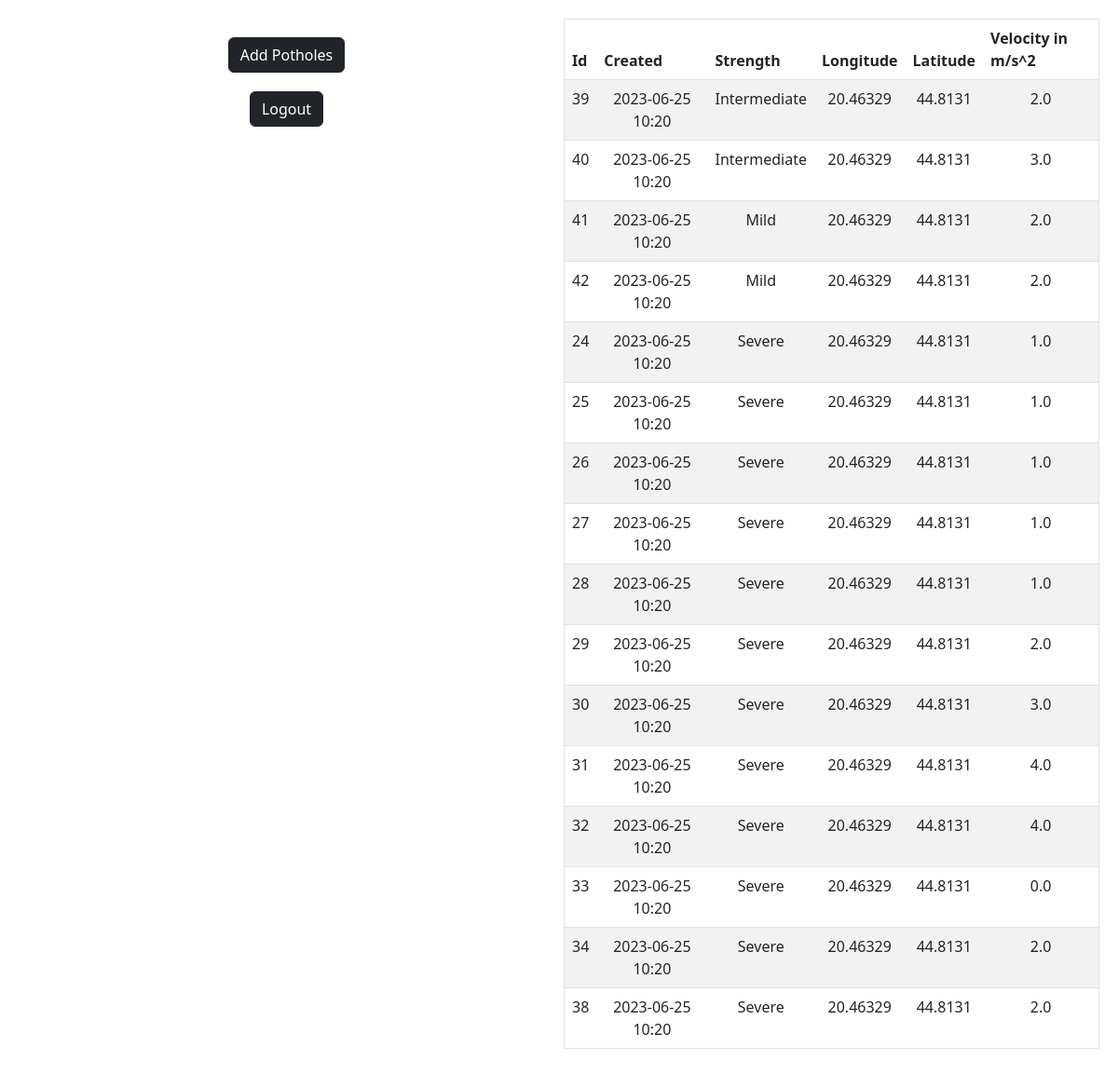
Screenshot of /userpage with the database file from the repository.
### app.py (models this page shows, shortened)
class Pothole(db.Model):
    id = db.Column(db.Integer, primary_key=True)
    longitude = db.Column(db.Float, nullable=False)
    latitude = db.Column(db.Float, nullable=False)
    accel = db.Column(db.Float, nullable=False)
    strength = db.Column(db.String, nullable=False)
    datetime = db.Column(db.DateTime, default=datetime.utcnow)

### app.py (the view)
@app.route('/userpage', methods=['GET','POST'])
def userpage():
    if request.method == 'POST':
        with open('server/accelerometer.txt', 'r') as file1, open('server/gyroscope.txt', 'r') as file2, open('server/location.txt', 'r') as file3:
            for line1, line2, line3 in zip(file1, file2, file3):
                adict = ast.literal_eval(line1)
                gdict = ast.literal_eval(line2)
                ldict = ast.literal_eval(line3)
                if abs(float(gdict['x'])) + abs(float(gdict['y'])) + abs(float(gdict['z'])) > 1.5 and abs(float(gdict['x'])) + abs(float(gdict['y'])) + abs(float(gdict['z'])) < 3:
                    print(abs(float(gdict['x'])) + abs(float(gdict['y'])) + abs(float(gdict['z'])))
                    accel = round(math.sqrt(float(adict['z'])**2 + float(adict['x'])**2 +float(adict['y'])**2) *0.1)
                    long = float(ldict['longitude'])
                    lat = float(ldict['latitude'])
                    new_pothole = Pothole(strength = 'Mild', accel = accel, longitude = long, latitude = lat)
                    try:
                        db.session.add(new_pothole)
                        db.session.commit()
                        return redirect('/')
                    except:
                        return "There was an issue adding your pothole"
                elif abs(float(gdict['x'])) + abs(float(gdict['y'])) + abs(float(gdict['z'])) >= 3 and abs(float(gdict['x'])) + abs(float(gdict['y'])) + abs(float(gdict['z'])) < 6:
                    print(abs(float(gdict['x'])) + abs(float(gdict['y'])) + abs(float(gdict['z'])))
                    accel = round(math.sqrt(float(adict['z'])**2 + float(adict['x'])**2 +float(adict['y'])**2) *0.1)
                    long = float(ldict['longitude'])
                    lat = float(ldict['latitude'])
                    new_pothole = Pothole(strength = 'Intermediate', accel = accel, longitude = long, latitude = lat)
                    try:
                        db.session.add(new_pothole)
                        db.session.commit()
                        return redirect('/')
                    except:
                        return "There was an issue adding your pothole"
                elif abs(float(gdict['x'])) + abs(float(gdict['y'])) + abs(float(gdict['z'])) >=6:
                    print(abs(float(gdict['x'])) + abs(float(gdict['y'])) + abs(float(gdict['z'])))
                    accel = round(math.sqrt(float(adict['z'])**2 + float(adict['x'])**2 +float(adict['y'])**2) *0.1)
                    long = float(ldict['longitude'])
                    lat = float(ldict['latitude'])
                    new_pothole = Pothole(strength = 'Severe', accel = accel, longitude = long, latitude = lat)
                    try:
                        db.session.add(new_pothole)
                        db.session.commit()
                        return redirect('/')
                    except:
                        return "There was an issue adding your pothole"
                else:
                    pass
    else:
        potholes = Pothole.query.order_by(Pothole.strength).all()
        return render_template('userpage.html', potholes = potholes)

### templates/userpage.html (shortened to what this page needs)
{% extends 'base.html' %}
{% block body %}
<div class="container_form">
    <div class="column">
        <form action="/userpage" method="POST">
            <button type="submit" class="btn btn-dark">Add Potholes</button>
        </form>
        <form action="/logout">
            <button type="submit" class="btn btn-dark">Logout</button>
        </form>
    </div>
    <div class="column">
        <table class="table table-striped">
            <thead>
                <tr>
                    <th scope="col">Id</th>
                    <th scope="col">Created</th>
                    <th scope="col">Strength</th>
                    <th scope="col">Longitude</th>
                    <th scope="col">Latitude</th>
                    <th scope="col">Velocity in m/s^2</th>
                </tr>
            </thead>
            <tbody>
                {% for pothole in potholes %}
                <tr>
                    <td>{{ pothole.id }}</td>
                    <td>{{ pothole.datetime.strftime("%Y-%m-%d %H:%M") }}</td>
                    <td>{{ pothole.strength }}</td>
                    <td>{{ pothole.longitude }}</td>
                    <td>{{ pothole.latitude }}</td>
                    <td>{{ pothole.accel }}</td>
                </tr>
                {% endfor %}
            </tbody>
        </table>
    </div>
</div>
{% endblock %}

### static/css/main.css (style rules this page uses)
body, html { margin: 0; font-family: sans-serif; }
table, td, th { border: 1px solid white; }
table { border-collapse: collapse; width: 100%; }
th { height: 30px; }
td { text-align: center; padding: 5px; }
form { display: inline-grid; justify-content: center; margin-top: 20px; margin-left: auto; margin-right: auto; width: 100%; }
.container_form { padding: 20px; display: grid; grid-template-columns: 1fr 1fr; grid-gap: 10px; }

### rows the page displays
Pothole: id "39", datetime "2023-06-25 10:20", strength "Intermediate", longitude "20.46329", latitude "44.8131", accel "2.0"
Pothole: id "40", datetime "2023-06-25 10:20", strength "Intermediate", longitude "20.46329", latitude "44.8131", accel "3.0"
Pothole: id "41", datetime "2023-06-25 10:20", strength "Mild", longitude "20.46329", latitude "44.8131", accel "2.0"
Pothole: id "42", datetime "2023-06-25 10:20", strength "Mild", longitude "20.46329", latitude "44.8131", accel "2.0"
Pothole: id "24", datetime "2023-06-25 10:20", strength "Severe", longitude "20.46329", latitude "44.8131", accel "1.0"
Pothole: id "25", datetime "2023-06-25 10:20", strength "Severe", longitude "20.46329", latitude "44.8131", accel "1.0"
Pothole: id "26", datetime "2023-06-25 10:20", strength "Severe", longitude "20.46329", latitude "44.8131", accel "1.0"
Pothole: id "27", datetime "2023-06-25 10:20", strength "Severe", longitude "20.46329", latitude "44.8131", accel "1.0"
Pothole: id "28", datetime "2023-06-25 10:20", strength "Severe", longitude "20.46329", latitude "44.8131", accel "1.0"
Pothole: id "29", datetime "2023-06-25 10:20", strength "Severe", longitude "20.46329", latitude "44.8131", accel "2.0"
Pothole: id "30", datetime "2023-06-25 10:20", strength "Severe", longitude "20.46329", latitude "44.8131", accel "3.0"
Pothole: id "31", datetime "2023-06-25 10:20", strength "Severe", longitude "20.46329", latitude "44.8131", accel "4.0"
Pothole: id "32", datetime "2023-06-25 10:20", strength "Severe", longitude "20.46329", latitude "44.8131", accel "4.0"
Pothole: id "33", datetime "2023-06-25 10:20", strength "Severe", longitude "20.46329", latitude "44.8131", accel "0.0"
Pothole: id "34", datetime "2023-06-25 10:20", strength "Severe", longitude "20.46329", latitude "44.8131", accel "2.0"
Pothole: id "38", datetime "2023-06-25 10:20", strength "Severe", longitude "20.46329", latitude "44.8131", accel "2.0"
